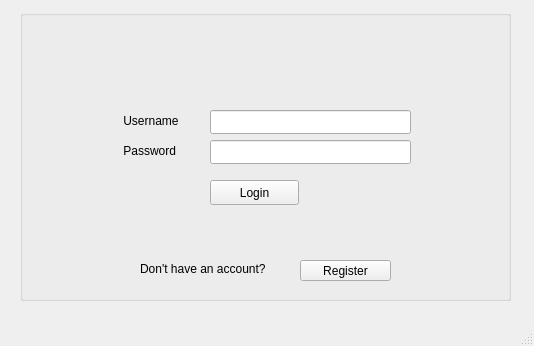
<?xml version="1.0" encoding="UTF-8"?>
<ui version="4.0">
 <class>MainWindow</class>
 <widget class="QMainWindow" name="MainWindow">
  <property name="geometry">
   <rect>
    <x>0</x>
    <y>0</y>
    <width>534</width>
    <height>346</height>
   </rect>
  </property>
  <property name="windowTitle">
   <string>MainWindow</string>
  </property>
  <widget class="QWidget" name="centralwidget">
   <widget class="QGroupBox" name="gbLogin">
    <property name="geometry">
     <rect>
      <x>20</x>
      <y>10</y>
      <width>491</width>
      <height>291</height>
     </rect>
    </property>
    <property name="title">
     <string/>
    </property>
    <widget class="QLabel" name="lblUsername">
     <property name="geometry">
      <rect>
       <x>100</x>
       <y>100</y>
       <width>91</width>
       <height>21</height>
      </rect>
     </property>
     <property name="tabletTracking">
      <bool>false</bool>
     </property>
     <property name="autoFillBackground">
      <bool>false</bool>
     </property>
     <property name="text">
      <string> Username</string>
     </property>
    </widget>
    <widget class="QLabel" name="lblPassword">
     <property name="geometry">
      <rect>
       <x>100</x>
       <y>130</y>
       <width>91</width>
       <height>21</height>
      </rect>
     </property>
     <property name="text">
      <string> Password</string>
     </property>
    </widget>
    <widget class="QLineEdit" name="leUsername">
     <property name="geometry">
      <rect>
       <x>190</x>
       <y>100</y>
       <width>201</width>
       <height>24</height>
      </rect>
     </property>
    </widget>
    <widget class="QLineEdit" name="lePassword">
     <property name="geometry">
      <rect>
       <x>190</x>
       <y>130</y>
       <width>201</width>
       <height>24</height>
      </rect>
     </property>
    </widget>
    <widget class="QPushButton" name="btnLogin">
     <property name="geometry">
      <rect>
       <x>190</x>
       <y>170</y>
       <width>89</width>
       <height>25</height>
      </rect>
     </property>
     <property name="text">
      <string>Login</string>
     </property>
    </widget>
    <widget class="QLabel" name="lblRegister">
     <property name="geometry">
      <rect>
       <x>120</x>
       <y>250</y>
       <width>161</width>
       <height>17</height>
      </rect>
     </property>
     <property name="text">
      <string>Don't have an account?</string>
     </property>
    </widget>
    <widget class="QPushButton" name="btnRegister">
     <property name="geometry">
      <rect>
       <x>280</x>
       <y>250</y>
       <width>91</width>
       <height>21</height>
      </rect>
     </property>
     <property name="text">
      <string>Register</string>
     </property>
    </widget>
    <widget class="QLabel" name="lblStatus">
     <property name="geometry">
      <rect>
       <x>110</x>
       <y>210</y>
       <width>291</width>
       <height>20</height>
      </rect>
     </property>
     <property name="text">
      <string/>
     </property>
    </widget>
   </widget>
  </widget>
  <widget class="QMenuBar" name="menubar">
   <property name="geometry">
    <rect>
     <x>0</x>
     <y>0</y>
     <width>534</width>
     <height>22</height>
    </rect>
   </property>
  </widget>
  <widget class="QStatusBar" name="statusbar"/>
 </widget>
 <resources/>
 <connections/>
</ui>
